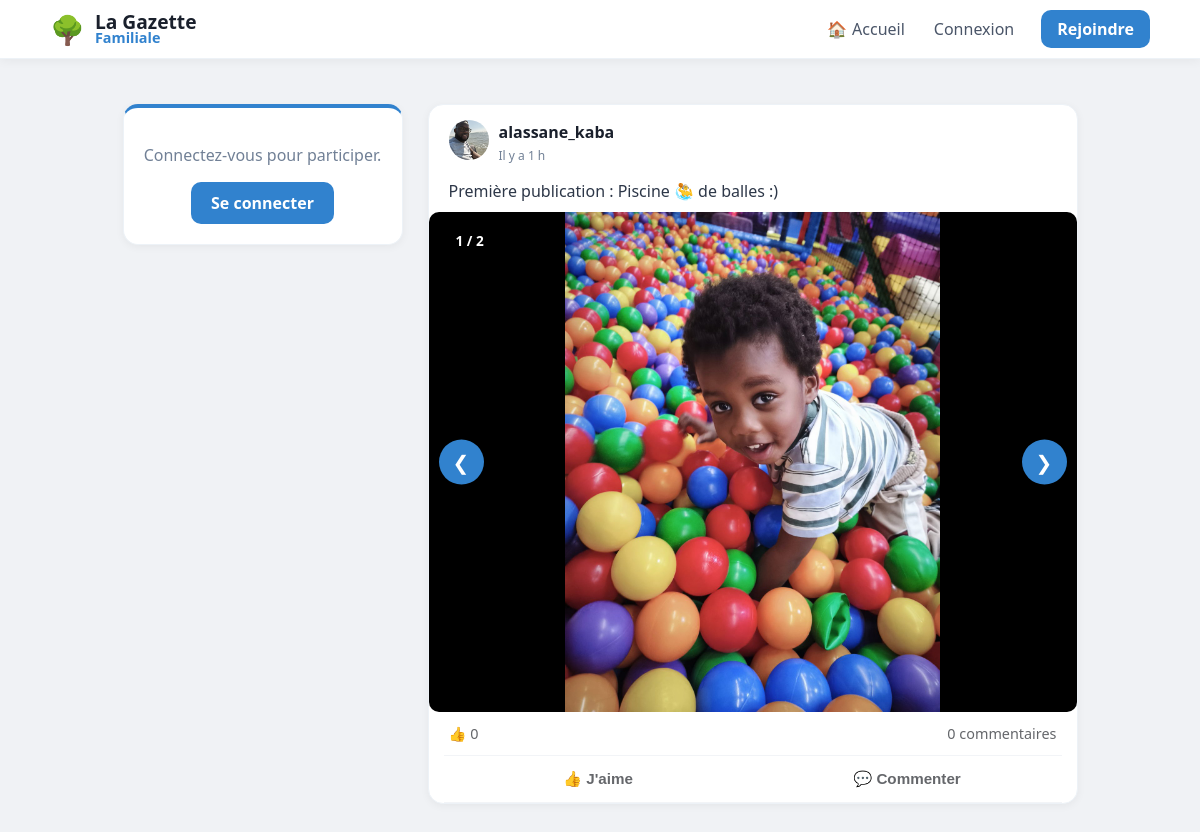
The page / on the database its author committed.
### tables this page shows
CREATE TABLE posts (
                id INTEGER PRIMARY KEY AUTOINCREMENT, 
                username TEXT, 
                content TEXT, 
                likes INTEGER DEFAULT 0, 
                image TEXT,
                created_at DATETIME DEFAULT CURRENT_TIMESTAMP
            );

CREATE TABLE users (
                id INTEGER PRIMARY KEY AUTOINCREMENT, 
                email TEXT UNIQUE, 
                firstname TEXT, 
                lastname TEXT, 
                username TEXT UNIQUE, 
                password TEXT, 
                avatar TEXT,
                cover TEXT,
                bio TEXT,
                is_approved INTEGER DEFAULT 0,
                is_admin INTEGER DEFAULT 0
            );

CREATE TABLE post_medias (
                        id INTEGER PRIMARY KEY AUTOINCREMENT,
                        post_id INTEGER,
                        filename TEXT,
                        file_type TEXT, -- 'image' ou 'video'
                        FOREIGN KEY (post_id) REFERENCES posts (id) ON DELETE CASCADE
                    );

### app.py (the view)
@app.route("/")
def home():
    with get_db() as db:
        posts_query = db.execute("""
            SELECT posts.*, users.avatar AS user_avatar,
                (SELECT COUNT(*) FROM reactions WHERE post_id=posts.id AND type='thumb') as thumbs,
                (SELECT COUNT(*) FROM reactions WHERE post_id=posts.id AND type='heart') as hearts
            FROM posts
            JOIN users ON posts.username = users.username
            ORDER BY posts.id DESC
        """).fetchall()
        posts = [dict(row) for row in posts_query]
        for post in posts:
            medias = db.execute("SELECT * FROM post_medias WHERE post_id = ?", (post['id'],)).fetchall()
            post['medias'] = medias  # On ajoute la liste des médias au post
        comments = db.execute('''
            SELECT comments.*, users.avatar AS comm_avatar
            FROM comments
            JOIN users ON comments.username = users.username
        ''').fetchall()
    return render_template("home.html", posts=posts, comments=comments)

### app.py (called while the page is built)
def get_db():
    db = sqlite3.connect("database.db")
    db.row_factory = sqlite3.Row
    return db

@app.context_processor
def inject_global_stats():
    stats = {'total_users': 0, 'total_posts': 0}
    if session.get('user'):
        db = get_db()
        u_count = db.execute("SELECT COUNT(*) FROM users WHERE is_approved = 1").fetchone()[0]
        p_count = db.execute("SELECT COUNT(*) FROM posts").fetchone()[0]
        stats = {'total_users': u_count, 'total_posts': p_count}
    return stats

@app.context_processor
def inject_pending_count():
    if session.get('is_admin'):
        db = get_db()
        count = db.execute("SELECT COUNT(*) as total FROM users WHERE is_approved = 0").fetchone()
        return {'pending_count': count['total']}
    return {'pending_count': 0}

@app.context_processor
def inject_notifications_count():
    if session.get('user'):
        db = get_db()
        count = db.execute("SELECT COUNT(*) FROM notifications WHERE username = ? AND is_read = 0",
                           (session['user'],)).fetchone()[0]
        return {'unread_count': count}
    return {'unread_count': 0}

@app.template_filter('relative_time')
def relative_time(date_str):
    if not date_str:
        return "Date inconnue"
    past = datetime.strptime(date_str, '%Y-%m-%d %H:%M:%S')
    now = datetime.now(timezone.utc).replace(tzinfo=None)
    diff = now - past
    if diff.days == 0:
        if diff.seconds < 60:
            return "À l'instant"
        if diff.seconds < 3600:
            return f"Il y a {diff.seconds // 60} min"
        return f"Il y a {diff.seconds // 3600} h"
    if diff.days == 1:
        return "Hier"
    if diff.days < 7:
        return f"Il y a {diff.days} jours"
    return past.strftime('%d/%m/%Y')

### templates/home.html (shortened to what this page needs)
{% extends "base.html" %}
{% block content %}
<aside class="sidebar">
    <div class="post-card" style="text-align: center; border-top: 4px solid #3182ce;">
        {% if session.get("user") %}
        <div style="font-size: 50px; margin-bottom: 10px;">🌳</div>
        <h3 style="margin: 0; color: #2d3748;">Bonjour,</h3>
        <h2 style="margin: 5px 0; color: #1a202c; font-size: 1.4em;">{{ session['user'] }}</h2>
        <div style="margin-top: 20px; padding-top: 15px; border-top: 1px solid #edf2f7;">
            <a href="{{ url_for('profile', username=session['user']) }}"
               style="text-decoration: none; color: #3182ce; font-weight: 700; font-size: 0.9em;">Voir mon mur →</a>
        </div>
        {% else %}
        <p style="color: #718096;">Connectez-vous pour participer.</p>
        <a href="/login"
           style="display: inline-block; background: #3182ce; color: white; padding: 10px 20px; border-radius: 10px; text-decoration: none; font-weight: bold;">Se
            connecter</a>
        {% endif %}
    </div>
</aside>
<main class="feed">
    {% for post in posts %}
    <div class="post-card" style="padding: 0; overflow: hidden; margin-bottom: 20px;">
        <div style="padding: 15px 20px; display: flex; justify-content: space-between; align-items: center;">
            <div style="display: flex; align-items: center; gap: 10px;">
                <a href="{{ url_for('profile', username=post['username']) }}">
                    <img src="{{ url_for('static', filename='avatars/' + (post['user_avatar'] if post['user_avatar'] else 'default.png')) }}"
                         style="width: 40px; height: 40px; border-radius: 50%; object-fit: cover;">
                </a>
                <div>
                    <a href="{{ url_for('profile', username=post['username']) }}" style="text-decoration: none;">
                        <strong style="display: block; color: #1a202c;">{{ post['username'] }}</strong>
                    </a>
                    <span class="live-date" data-time="{{ post['created_at'] }}"
                          style="font-size: 0.75em; color: #718096;">
                    {{ post['created_at'] | relative_time }}
                </span>
                </div>
            </div>
        </div>
        <div style="padding: 0 20px 10px 20px; white-space: pre-wrap; color: #2d3748;">{{ post['content'] }}</div>
        {% if post.medias %}
        <div class="carousel-container" id="carousel-{{ post.id }}"
             style="position: relative; background: #000; display: flex; align-items: center; justify-content: center; min-height: 300px;">
            {% if post.medias|length > 1 %}
            <div class="carousel-counter"
                 style="position: absolute; top: 15px; left: 15px; background: rgba(0,0,0,0.6); color: white; padding: 4px 12px; border-radius: 20px; font-size: 0.85em; z-index: 10; font-weight: bold;">
                <span class="current">1</span> / {{ post.medias|length }}
            </div>
            {% endif %}
            <div class="carousel-items" style="width: 100%;">
                {% for media in post.medias %}
                <div class="carousel-item {% if loop.first %}active{% endif %}"
                     style="display: {% if loop.first %}block{% else %}none{% endif %}; text-align: center;">
                    {% if media.file_type == 'video' %}
                    <video src="{{ url_for('static', filename='uploads/' + media.filename) }}" controls
                           style="max-width: 100%; max-height: 500px; display: block; margin: 0 auto;"></video>
                    {% else %}
                    <img src="{{ url_for('static', filename='uploads/' + media.filename) }}"
                         class="zoomable"
                         onclick="openLightbox(this.src)"
                         style="cursor: zoom-in;">
                    {% endif %}
                </div>
                {% endfor %}
            </div>
            {% if post.medias|length > 1 %}
            <button class="prev" onclick="moveSlide('{{ post.id }}', -1)"
                    style="position: absolute; left: 10px; background: rgba(255,255,255,0.3); border: none; color: white; font-size: 20px; padding: 10px; border-radius: 50%; cursor: pointer;">
                &#10094;
            </button>
            <button class="next" onclick="moveSlide('{{ post.id }}', 1)"
                    style="position: absolute; right: 10px; background: rgba(255,255,255,0.3); border: none; color: white; font-size: 20px; padding: 10px; border-radius: 50%; cursor: pointer;">
                &#10095;
            </button>
            {% endif %}
        </div>
        {% endif %}
        <div style="display: flex; justify-content: space-between; padding: 12px 20px; font-size: 0.9em; color: #65676b;">
            <div>👍 <span id="thumbs-{{ post['id'] }}">{{ post['thumbs'] }}</span></div>
            <div style="cursor: pointer;" onclick="toggleComments({{ post['id'] }})">
                <span id="comment-count-{{ post['id'] }}">{{ comments|selectattr('post_id', 'equalto', post['id'])|list|length }}</span>
                commentaires
            </div>
        </div>
        <div style="display: flex; border-top: 1px solid #f2f4f7; border-bottom: 1px solid #f2f4f7; margin: 0 15px; padding: 2px 0;">
            <button onclick="react({{ post['id'] }}, 'thumb')" class="action-btn"
                    style="flex: 1; background: none; border: none; padding: 10px; color: #65676b; font-weight: 600; cursor: pointer;">
                👍 J'aime
            </button>
            <button onclick="toggleComments({{ post['id'] }})" class="action-btn"
                    style="flex: 1; background: none; border: none; padding: 10px; color: #65676b; font-weight: 600; cursor: pointer;">
                💬 Commenter
            </button>
        </div>
    </div>
    {% endfor %}
</main>
{% endblock %}

### static/style.css (style rules this page uses)
body { font-family: 'Segoe UI', system-ui, -apple-system, sans-serif; background: #f0f2f5; margin: 0; color: #1a202c; }
.post-card { background: white; border-radius: 15px; padding: 20px; margin-bottom: 20px; box-shadow: 0 2px 8px rgba(0,0,0,0.05); border: 1px solid #edf2f7; overflow: hidden; }
.action-btn { flex: 1; background: none; border: none; padding: 10px; color: #65676b; font-weight: 600; font-size: 0.95em; cursor: pointer; display: flex; align-items: center; justify-content: center; gap: 8px; transition: background 0.2s; border-radius: 6px; margin: 2px; }
.carousel-container { position: relative; width: 100%; max-height: 500px; background: #000; border-radius: 10px; overflow: hidden; }
.carousel-item { display: none; text-align: center; }
.carousel-item.active { display: block; }
.carousel-item img, .carousel-item video { max-width: 100%; max-height: 500px; }
.prev, .next { width: 45px !important; height: 45px !important; border-radius: 50% !important; position: absolute !important; top: 50% !important; transform: translateY(-50%) !important; z-index: 999 !important; background-color: #3182ce !important; color: white !important; display: flex !important; align-items: center !important; justify-content: center !important; cursor: pointer !important; border: none !important; transition: all 0.3s ease !important; }
.prev { left: 10px !important; }
.next { right: 10px !important; }

### templates/base.html (style rules this page uses)
:root { --bg-color: #f0f2f5; --primary: #3182ce; --text-main: #1a202c; --text-light: #718096; --danger: #e53e3e; --success: #38a169; --info: #3182ce; }
body { background-color: var(--bg-color); margin: 0; font-family: 'Segoe UI', system-ui, -apple-system, sans-serif; }

### templates/home.html (style rules this page uses)
.zoomable { max-width: 100%; max-height: 500px; display: block; margin: 0 auto; transition: transform 0.2s; object-fit: contain; }

### rows shown on the page
posts: avatar (picture), username "alassane_kaba", created_at|relative_time "Il y a 1 h", content "Première publication : Piscine 🤽‍♂️ de balles :)", medias|length "2", thumbs "0", id "0"
post_medias: filename (picture)
